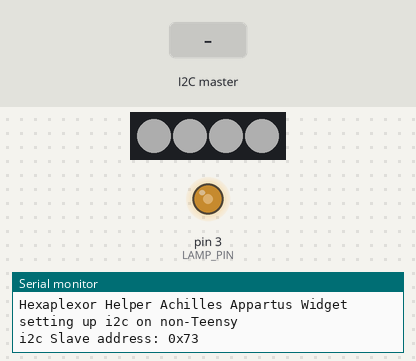
Bench run of a sketch on a simulated Arduino Uno, built with avr-gcc and run on an emulated ATmega328P. On the bench: 4 RGB LEDs in strip order, left to right, output pins drawn as LEDs (lit = HIGH), the last lines printed to the serial monitor. The inputs (shaded band) are chosen by the test bench. Dim RGB values are drawn brighter than linear; colours are those a GRB WS2812 strip shows for the declared byte order; random numbers use the default seed unless the sketch sets one.

Above: at 4.2 s.
4.3 s: the I2C master sends the byte 1
At 26.64 s:
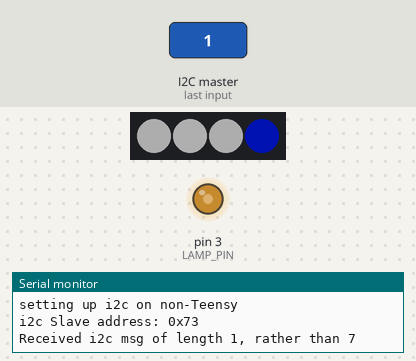
At 35.39 s:
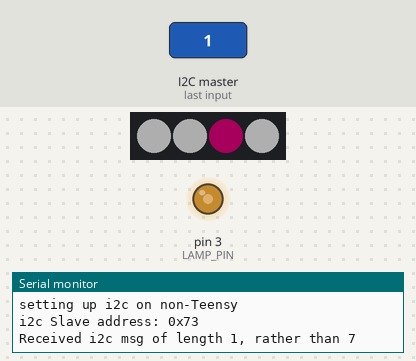
Timing chart, 0 to 36.7 s (numbered marks = the images above; inputs shaded):
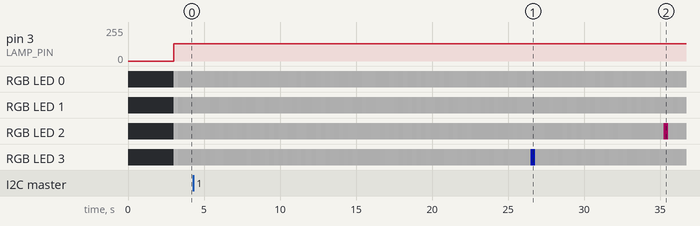

The sketch:

HexaplexorHelper.ino
```cpp
#include "FastLED.h"

#include "Achilles.h"
#include "AchillesWedge.h"
#include "AchillesLog.h"


#define LAMP_PIN         3
#define LED_PIN          2
#define NUM_LEDS         4
#define SPARKLE_RATE   100
#define LAMP_MAX       128
#define LED_DELAY       30
#define WIN_BLINK_RATE 750

CRGB leds[NUM_LEDS];
bool lampStatus = false;
SystemMode lastSystemMode = NOT_RECEIVED;
unsigned long lastLED = 0;
unsigned long lastCommComplaint = 0;
unsigned long lastStatusReport = 0;

void setup() {
  Serial.begin(115200);
  delay(3000);
  Serial.println("Hexaplexor Helper Achilles Appartus Widget");
  setupComm(0x73);

  // turn off the lamp
  lampOff();

  randomSeed(analogRead(0));
  FastLED.addLeds<WS2812, LED_PIN>(leds, NUM_LEDS);

  for (byte i=0; i<NUM_LEDS; ++i) {
    leds[i] = CRGB(64, 64, 64);
  }
  FastLED.show();
  lastLED = millis();
}

void lampOff() {
  lampStatus = false;
  analogWrite(LAMP_PIN, 0);
}

void lampOn() {
  analogWrite(LAMP_PIN, LAMP_MAX);
  lampStatus = true;
}

void loop() {
  byte i;
  byte value;
  byte activeCrystal;
  SystemMode systemMode;
  unsigned long now = millis();
  bool commStatus;

  // handle i2c comms
  commStatus = commOK();
  if (!commStatus && now > 2000 &&  now - 2000 > lastCommComplaint) {
    lastCommComplaint = now;
  }
  if (commStatus && now > 5000 &&  now - 5000 > lastStatusReport) {
    lastStatusReport = now;
  }

  systemMode = getSystemMode();

  if (systemMode != lastSystemMode) {
    Serial.print("Change SystemMode: ");
    Serial.println(systemMode);
  }

  if (systemMode == DISCHARGING) {
    if (lampStatus) {
      lampOff();
    }

    if (random(WIN_BLINK_RATE) == 0) {
      leds[random(NUM_LEDS)] = CHSV(random(255), 255, 128);
    }

    if (now - lastLED > LED_DELAY) {
      for (i=0; i<NUM_LEDS; ++i) {
        leds[i].fadeToBlackBy(64);
      }

      FastLED.show();
      lastLED = now;
    }

  } else if (systemMode == RESET) {
    if (lampStatus) {
      lampOff();
    }

    if (now - lastLED > LED_DELAY) {
      for (i=0; i<NUM_LEDS; ++i) {
        leds[i].fadeToBlackBy(64);
      }

      FastLED.show();
      lastLED = now;
    }

  // in all other system states, flicker LEDs, turn lamp on
  } else {
    if (!lampStatus) {
      lampOn();
    }
    activeCrystal = random(NUM_LEDS);

    if (now - lastLED > LED_DELAY) {
      for (i=0; i<NUM_LEDS; ++i) {
        if (i == activeCrystal) {
          if (random(SPARKLE_RATE) == 0) {
            leds[i] = CHSV(random(255), 255, 128);
          } else {
            byte value = random(5) + 50;
            leds[i] = CRGB(value, value, value);
          }
        } else {
          byte value = random(5) + 50;
          leds[i] = CRGB(value, value, value);
        }
      }
      FastLED.show();
      lastLED = now;
    }
  }

  lastSystemMode = systemMode;
}
```
